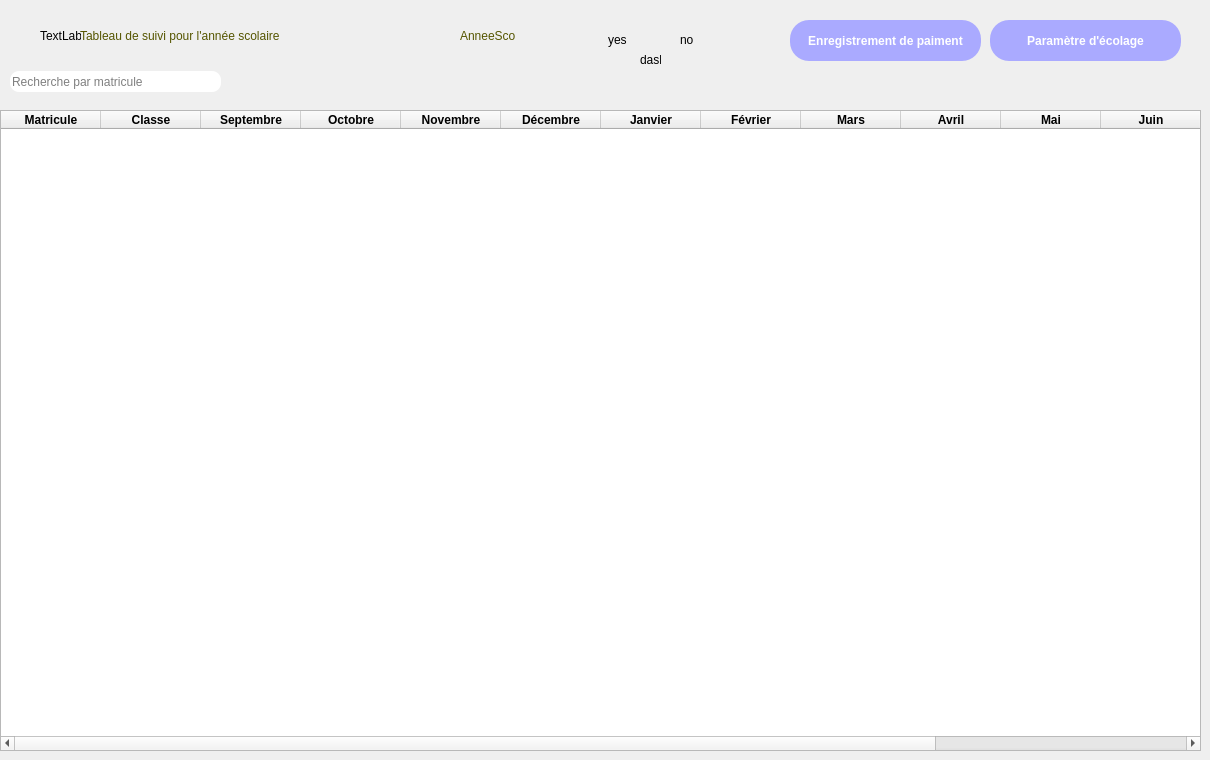
    <widget class="QWidget" name="page_4">
     <widget class="QTableWidget" name="tableWidget">
      <property name="geometry">
       <rect>
        <x>0</x>
        <y>110</y>
        <width>1201</width>
        <height>641</height>
       </rect>
      </property>
      <property name="styleSheet">
       <string notr="true"/>
      </property>
      <column>
       <property name="text">
        <string>Matricule</string>
       </property>
       <property name="font">
        <font>
         <bold>true</bold>
        </font>
       </property>
       <property name="background">
        <color>
         <red>255</red>
         <green>255</green>
         <blue>255</blue>
        </color>
       </property>
       <property name="foreground">
        <brush brushstyle="NoBrush">
         <color alpha="255">
          <red>0</red>
          <green>0</green>
          <blue>127</blue>
         </color>
        </brush>
       </property>
      </column>
      <column>
       <property name="text">
        <string>Classe</string>
       </property>
       <property name="font">
        <font>
         <bold>true</bold>
        </font>
       </property>
       <property name="background">
        <color>
         <red>255</red>
         <green>255</green>
         <blue>255</blue>
        </color>
       </property>
       <property name="foreground">
        <brush brushstyle="NoBrush">
         <color alpha="255">
          <red>0</red>
          <green>0</green>
          <blue>127</blue>
         </color>
        </brush>
       </property>
      </column>
      <column>
       <property name="text">
        <string>Septembre</string>
       </property>
       <property name="font">
        <font>
         <bold>true</bold>
        </font>
       </property>
       <property name="foreground">
        <brush brushstyle="NoBrush">
         <color alpha="255">
          <red>0</red>
          <green>0</green>
          <blue>127</blue>
         </color>
        </brush>
       </property>
      </column>
      <column>
       <property name="text">
        <string>Octobre</string>
       </property>
       <property name="font">
        <font>
         <bold>true</bold>
        </font>
       </property>
       <property name="foreground">
        <brush brushstyle="NoBrush">
         <color alpha="255">
          <red>0</red>
          <green>0</green>
          <blue>127</blue>
         </color>
        </brush>
       </property>
      </column>
      <column>
       <property name="text">
        <string>Novembre</string>
       </property>
       <property name="font">
        <font>
         <bold>true</bold>
        </font>
       </property>
       <property name="foreground">
        <brush brushstyle="NoBrush">
         <color alpha="255">
          <red>0</red>
          <green>0</green>
          <blue>127</blue>
         </color>
        </brush>
       </property>
      </column>
      <column>
       <property name="text">
        <string>Décembre</string>
       </property>
       <property name="font">
        <font>
         <bold>true</bold>
        </font>
       </property>
       <property name="background">
        <color>
         <red>255</red>
         <green>255</green>
         <blue>255</blue>
        </color>
       </property>
       <property name="foreground">
        <brush brushstyle="NoBrush">
         <color alpha="255">
          <red>0</red>
          <green>0</green>
          <blue>127</blue>
         </color>
        </brush>
       </property>
      </column>
      <column>
       <property name="text">
        <string>Janvier</string>
       </property>
       <property name="font">
        <font>
         <bold>true</bold>
        </font>
       </property>
       <property name="foreground">
        <brush brushstyle="NoBrush">
         <color alpha="255">
          <red>0</red>
          <green>0</green>
          <blue>127</blue>
         </color>
        </brush>
       </property>
      </column>
      <column>
       <property name="text">
        <string>Février</string>
       </property>
       <property name="font">
        <font>
         <bold>true</bold>
        </font>
       </property>
       <property name="foreground">
        <brush brushstyle="NoBrush">
         <color alpha="255">
          <red>0</red>
          <green>0</green>
          <blue>127</blue>
         </color>
        </brush>
       </property>
      </column>
      <column>
       <property name="text">
        <string>Mars</string>
       </property>
       <property name="font">
        <font>
         <bold>true</bold>
        </font>
       </property>
       <property name="foreground">
        <brush brushstyle="NoBrush">
         <color alpha="255">
          <red>0</red>
          <green>0</green>
          <blue>127</blue>
         </color>
        </brush>
       </property>
      </column>
      <column>
       <property name="text">
        <string>Avril</string>
       </property>
       <property name="font">
        <font>
         <bold>true</bold>
        </font>
       </property>
       <property name="foreground">
        <brush brushstyle="NoBrush">
         <color alpha="255">
          <red>0</red>
          <green>0</green>
          <blue>127</blue>
         </color>
        </brush>
       </property>
      </column>
      <column>
       <property name="text">
        <string>Mai</string>
       </property>
       <property name="font">
        <font>
         <bold>true</bold>
        </font>
       </property>
       <property name="foreground">
        <brush brushstyle="NoBrush">
         <color alpha="255">
          <red>0</red>
          <green>0</green>
          <blue>127</blue>
         </color>
        </brush>
       </property>
      </column>
      <column>
       <property name="text">
        <string>Juin</string>
       </property>
       <property name="font">
        <font>
         <bold>true</bold>
        </font>
       </property>
       <property name="foreground">
        <brush brushstyle="NoBrush">
         <color alpha="255">
          <red>0</red>
          <green>0</green>
          <blue>127</blue>
         </color>
        </brush>
       </property>
      </column>
      <column>
       <property name="text">
        <string>Juillet</string>
       </property>
      </column>
      <column>
       <property name="text">
        <string>Août</string>
       </property>
      </column>
     </widget>
     <widget class="QPushButton" name="paramEco1">
      <property name="geometry">
       <rect>
        <x>990</x>
        <y>20</y>
        <width>191</width>
        <height>41</height>
       </rect>
      </property>
      <property name="styleSheet">
       <string notr="true">QPushButton
{
   	border-radius: 19px;
	background-color: rgb(170, 170, 255);
	color: white;
	font-weight: bold;
}

QPushButton:hover
{
   	border-radius: 19px;
	background-color: rgb(143, 143, 214);
	color: white;
	font-weight: bold;
}</string>
      </property>
      <property name="text">
       <string>Paramètre d'écolage</string>
      </property>
     </widget>
     <widget class="QPushButton" name="paiement1">
      <property name="geometry">
       <rect>
        <x>790</x>
        <y>20</y>
        <width>191</width>
        <height>41</height>
       </rect>
      </property>
      <property name="styleSheet">
       <string notr="true">QPushButton
{
   	border-radius: 19px;
	background-color: rgb(170, 170, 255);
	color: white;
	font-weight: bold;
}

QPushButton:hover
{
   	border-radius: 19px;
	background-color: rgb(143, 143, 214);
	color: white;
	font-weight: bold;
}</string>
      </property>
      <property name="text">
       <string>Enregistrement de paiment</string>
      </property>
     </widget>
     <widget class="QLabel" name="yes">
      <property name="geometry">
       <rect>
        <x>608</x>
        <y>29</y>
        <width>31</width>
        <height>21</height>
       </rect>
      </property>
      <property name="text">
       <string>yes</string>
      </property>
     </widget>
     <widget class="QLabel" name="no">
      <property name="geometry">
       <rect>
        <x>680</x>
        <y>30</y>
        <width>21</width>
        <height>20</height>
       </rect>
      </property>
      <property name="text">
       <string>no</string>
      </property>
     </widget>
     <widget class="QLabel" name="label_11">
      <property name="geometry">
       <rect>
        <x>80</x>
        <y>20</y>
        <width>381</width>
        <height>31</height>
       </rect>
      </property>
      <property name="styleSheet">
       <string notr="true">font: 700 16pt &quot;Segoe UI&quot;;
color: rgb(85, 85, 0);</string>
      </property>
      <property name="text">
       <string>Tableau de suivi pour l'année scolaire</string>
      </property>
     </widget>
     <widget class="QLabel" name="anneeSco">
      <property name="geometry">
       <rect>
        <x>460</x>
        <y>20</y>
        <width>121</width>
        <height>31</height>
       </rect>
      </property>
      <property name="styleSheet">
       <string notr="true">font: 700 16pt &quot;Segoe UI&quot;;
color: rgb(85, 85, 0);</string>
      </property>
      <property name="text">
       <string>AnneeSco</string>
      </property>
     </widget>
     <widget class="QLabel" name="tableIcon">
      <property name="geometry">
       <rect>
        <x>40</x>
        <y>20</y>
        <width>41</width>
        <height>31</height>
       </rect>
      </property>
      <property name="text">
       <string>TextLabel</string>
      </property>
     </widget>
     <widget class="QLineEdit" name="recherche_bar2">
      <property name="geometry">
       <rect>
        <x>10</x>
        <y>71</y>
        <width>211</width>
        <height>21</height>
       </rect>
      </property>
      <property name="styleSheet">
       <string notr="true">border: none;
border-radius: 9px;</string>
      </property>
      <property name="placeholderText">
       <string>Recherche par matricule</string>
      </property>
     </widget>
     <widget class="QPushButton" name="pushButton_3">
      <property name="geometry">
       <rect>
        <x>190</x>
        <y>71</y>
        <width>21</width>
        <height>20</height>
       </rect>
      </property>
      <property name="styleSheet">
       <string notr="true">background-color: rgb(255, 255, 255);
border: none;</string>
      </property>
      <property name="text">
       <string/>
      </property>
      <property name="icon">
       <iconset resource="Resource.qrc">
        <normaloff>:/Images/magnifying-glass.png</normaloff>:/Images/magnifying-glass.png</iconset>
      </property>
     </widget>
     <widget class="QPushButton" name="pushButton_8">
      <property name="geometry">
       <rect>
        <x>-10</x>
        <y>10</y>
        <width>61</width>
        <height>21</height>
       </rect>
      </property>
      <property name="styleSheet">
       <string notr="true">border: none;</string>
      </property>
      <property name="text">
       <string/>
      </property>
      <property name="icon">
       <iconset resource="Resource.qrc">
        <normaloff>:/Images/arrow.png</normaloff>:/Images/arrow.png</iconset>
      </property>
     </widget>
     <widget class="QLabel" name="noInformation">
      <property name="geometry">
       <rect>
        <x>640</x>
        <y>50</y>
        <width>21</width>
        <height>20</height>
       </rect>
      </property>
      <property name="text">
       <string>dash</string>
      </property>
     </widget>
    </widget>
